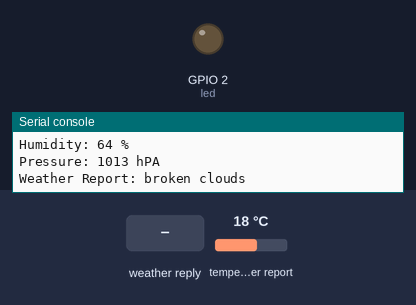
A program run on a simulated ESP32 board running MicroPython. Shown: output pins drawn as LEDs (lit = HIGH), the last lines printed to the serial console. Inputs (shaded band) come from the test bench; at power-on: temperature in the web weather report 18 °C. WiFi joins after 1.5 s; requests to the public web service named in the program get a made-up reply in its usual format after 0.4 s (London, UTC, broken clouds, 64 % humidity, 1013 hPa unless stated).

Above: at 23.0 s.
23.1 s: the web weather report turns to Clear
At 28.0 s:
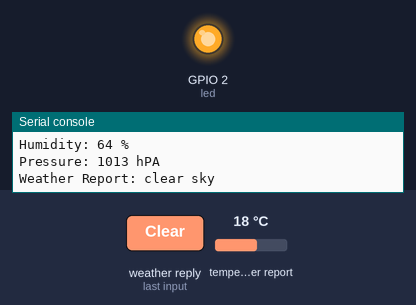
33.9 s: the web weather report turns to Rain
44.7 s: the web weather report turns to Snow
Timing chart, 0 to 60.9 s (numbered marks = the images above; inputs shaded):
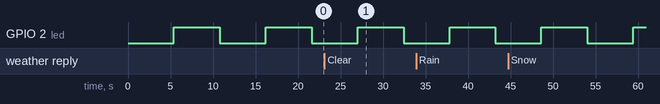

Measured:
- by itself, GPIO 2 (led): alternates HIGH for 5.4 s and LOW for 5.4 s

The program:

main.py
```python
# MicroPython Script for ESP32

# Reading values from open weather web
# using its RESTful API
# REST API is one of the most popular API types
# REST stands for REpresentational State Transfer
# it is also known as RESTful API
# before running the code please replace these values in the code
# your city
# your api key
# your ssid
# your psk

import machine
import network
import time
import sys
import gc
import urequests

# run garbage collector
# it is a form of automatic memory management
# this is a way to reclaim memory occupied with objects
# that are no longer in use by the program
# this is usefull to save space in memory
gc.collect()

# object for on-board led
led = machine.Pin(2,machine.Pin.OUT)
# default status of led is OFF
led.off()

# constants and variables
BASE_URL = 'https://api.openweathermap.org/data/2.5/weather?q='
CITY = 'your city'
API_KYE = 'your api key'
URL = BASE_URL+CITY+'&appid='+API_KYE
UPDATE_INTERVAL = 5000 # ms
last_update = time.ticks_ms()

# connect ESP32 with existing WiFi network
# it will try to connect with network for only 10 seconds
# if not connected with network, script terminated
timeout = 0
# configure esp32 in station mode
wlan = network.WLAN(network.STA_IF)
wlan.active(False)
time.sleep(0.5)
# enable wifi module (hardware)
wlan.active(True)
wlan.connect('your ssid','your psk')
if not wlan.isconnected():
    print('Connecting to network..')
    while not wlan.isconnected() and timeout < 10:
        print(10-timeout)
        timeout += 1
        time.sleep(1)
    if wlan.isconnected():
        # print the ip addr of esp32 in network
        print('network config: ',wlan.ifconfig())
    else:
        print('could not connect')
        sys.exit()

# Forever loop
while True:
    if time.ticks_ms() - last_update > UPDATE_INTERVAL:
        # send weather data request
        response = urequests.get(URL)
        # check the status code of request
        if response.status_code == 200:
            # get the data in json format
            data = response.json()
            # get the main dict block for weather data
            main = data['main']
            # get the temperature and subtract it with 273.15
            # to convert it in degree celcius (default value in Kelvin)
            temperature = main['temp'] - 273.15
            # get the humidity in %
            humidity = main['humidity']
            # get the pressure in hPA
            pressure = main['pressure']
            # get the weather report
            report = data['weather']
            # print the data on terminal
            print("City: {}".format(CITY))
            print("Temperature: {:.1f} {}C".format(temperature,chr(176)))
            print("Humidity: {} %".format(humidity))
            print("Pressure: {} hPA".format(pressure))
            print("Weather Report: {}".format(report[0]['description']))
        else:
            # show error message
            print("Error in HTTP Request")
        led.value(not led.value())
        last_update = time.ticks_ms()
```
